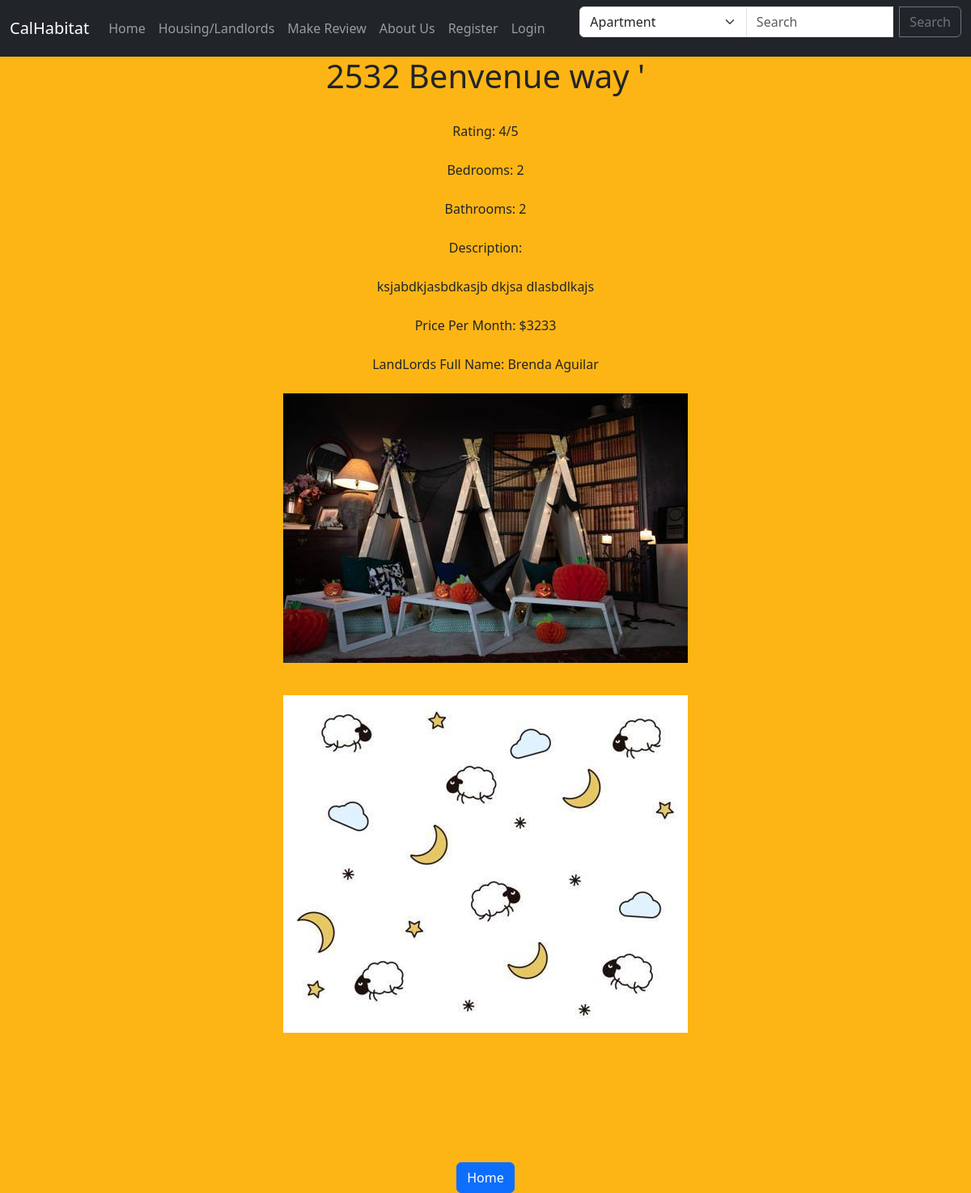
The app's page /show_house/55, older data.
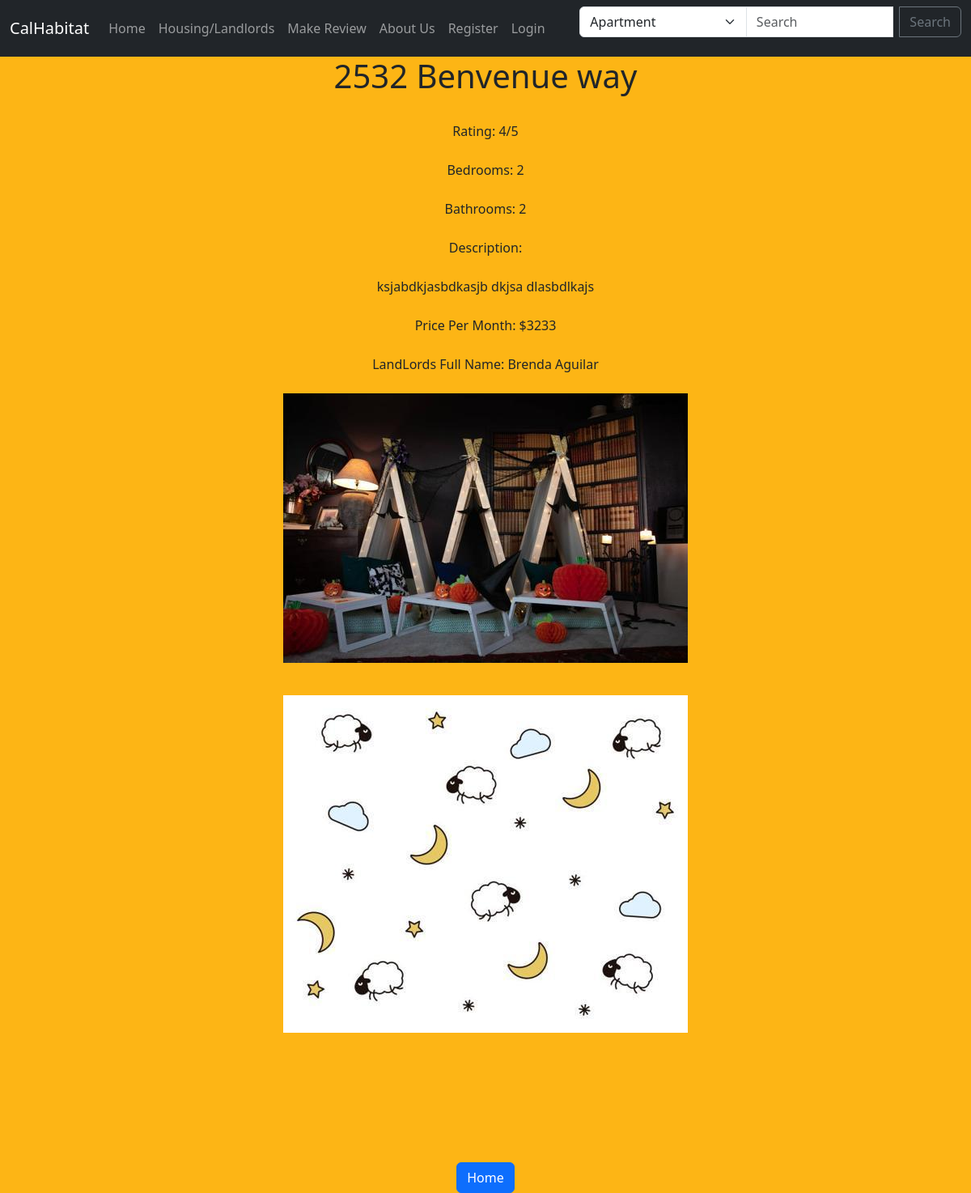
The same page, newer data.
### myapp/models.py (models this page shows, shortened)
class Housing(models.Model):
    Address = models.CharField(max_length=50)
    Bedrooms = models.IntegerField(default="", validators=[MinValueValidator(1), MaxValueValidator(25)])
    Bathrooms = models.IntegerField(default="", validators=[MinValueValidator(1), MaxValueValidator(25)])
    Description = models.CharField(max_length=250, default="")
    Rating = models.IntegerField(default="", validators=[MinValueValidator(1), MaxValueValidator(5)])
    Price = models.IntegerField(default="", validators=[MinValueValidator(500), MaxValueValidator(50000)])
    LandLord = models.CharField(max_length=200, default="")
    housing_image = models.ImageField(null=True, blank=True, upload_to="images/")
    housing_image2 = models.ImageField(null=True, blank=True, upload_to="images/")
    housing_image3 = models.ImageField(null=True, blank=True, upload_to="images/")
    housing_image4 = models.ImageField(null=True, blank=True, upload_to="images/")
    housing_image5 = models.ImageField(null=True, blank=True, upload_to="images/")

### myapp/views.py (the view)
# urls.py: path('show_house/<house_id>', views.show_house, name = "show-house"),
def show_house(request, house_id):
    house = Housing.objects.get(pk = house_id)
    return render(request, 'myapp/show_house.html',{'house': house} )

### myapp/templates/myapp/show_house.html (shortened to what this page needs)
<link href="https://cdn.jsdelivr.net/npm/bootstrap@5.3.2/dist/css/bootstrap.min.css" rel="stylesheet">
{% include 'myapp/nav.html' %}
{% block content %}
<div class="content-container" style="background-color: #FDB515;">
    <center>
        <link href="https://cdn.jsdelivr.net/npm/bootstrap@5.3.2/dist/css/bootstrap.min.css" rel="stylesheet">
        <h1>{{ house.Address }}</h1>
        <br>Rating: {{ house.Rating }}/5</br>
        <br>Bedrooms: {{ house.Bedrooms }}</br>
        <br>Bathrooms: {{ house.Bathrooms }}</br>
        <br>Description:</br>
        <br>{{ house.Description }}</br>
        <br>Price Per Month: ${{ house.Price }}</br>
        <br>LandLords Full Name: {{ house.LandLord }}</br>
        <br>
        {% if house.housing_image %}
        <img src="{{ house.housing_image.url }}" class="img-fluid house-image mb-3" style="max-width: 500px; height: auto;">
        {% endif %}
        <br>
        <br>
        {% if house.housing_image2 %}
        <img src="{{ house.housing_image2.url }}" class="img-fluid house-image mb-3" style="max-width: 500px; height: auto;">
        {% endif %}
        <br>
        <br>
        <br>
        <br>
        <br>
        <br>
        <br>
        <a href="{% url 'index' %}" class="btn btn-primary home-button">Home</a>
    </center>
</div>
{% endblock %}

Row changes from the older to the newer data that the page shows:
changed Housing "ksjabdkjasbdkasjb dkjsa dlasbdlkajs": Address "2532 Benvenue way '" → "2532 Benvenue way"
